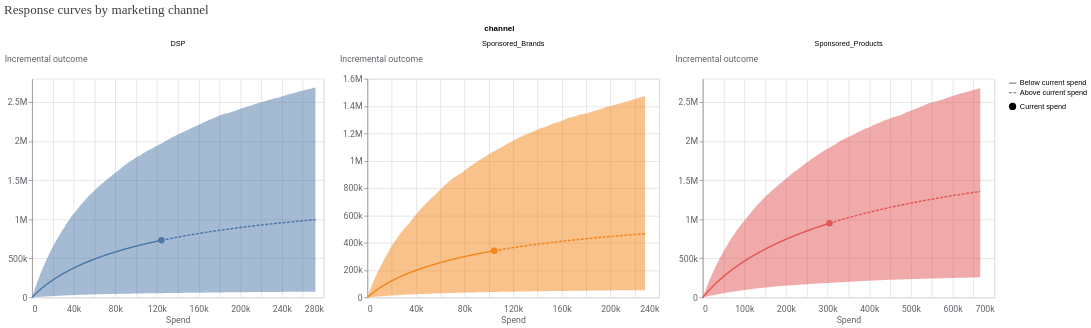

Notebook source saved alongside this figure:
### Code cell
from meridian.analysis import visualizer

# Response curves
media_effects = visualizer.MediaEffects(mmm)
fig = media_effects.plot_response_curves(
    plot_separately=True,
    include_ci=True
)
fig.show()

### Figure 1 — Vega-Lite specification as saved in the notebook (floating-point values rounded to 4 significant figures; data arrays with more than 128 entries replaced by an {"elided": "..."} marker saying what was removed)
{"config": {"view": {"continuousWidth": 300, "continuousHeight": 300}, "axis": {"labelColor": "#5F6368", "labelFont": "Roboto", "labelFontSize": 12, "titleColor": "#5F6368", "titleFont": "Roboto", "titleFontSize": 12, "titleFontWeight": "normal"}}, "data": {"name": "data-913703cf1cc8397a3423affaf51bddf5"}, "facet": {"field": "channel", "type": "nominal"}, "spec": {"layer": [{"mark": {"type": "line"}, "encoding": {"color": {"field": "channel", "type": "nominal"}, "strokeDash": {"field": "spend_level", "legend": {"title": null}, "sort": "descending", "type": "nominal"}, "x": {"axis": {"domainColor": "#DADCE0", "labelExpr": "replace(format(datum.value, '.3~s'), 'G', 'B')", "labelPadding": 10, "ticks": false}, "field": "spend", "title": "Spend", "type": "quantitative"}, "y": {"axis": {"labelExpr": "replace(format(datum.value, '.3~s'), 'G', 'B')", "titleAlign": "left", "titleAngle": 0, "titleY": -20}, "field": "mean", "title": "Incremental outcome", "type": "quantitative"}}, "transform": [{"calculate": "datum.spend_multiplier >= 1.0 ? \"Above current spend\" : \"Below current spend\"", "as": "spend_level"}]}, {"mark": {"type": "point", "filled": true, "opacity": 1, "size": 80}, "encoding": {"color": {"field": "channel", "type": "nominal"}, "shape": {"field": "current_spend", "legend": {"title": null}, "type": "nominal"}, "tooltip": [{"field": "spend", "type": "quantitative"}, {"field": "mean", "type": "quantitative"}], "x": {"axis": {"domainColor": "#DADCE0", "labelExpr": "replace(format(datum.value, '.3~s'), 'G', 'B')", "labelPadding": 10, "ticks": false}, "field": "spend", "title": "Spend", "type": "quantitative"}, "y": {"axis": {"labelExpr": "replace(format(datum.value, '.3~s'), 'G', 'B')", "titleAlign": "left", "titleAngle": 0, "titleY": -20}, "field": "mean", "title": "Incremental outcome", "type": "quantitative"}}, "transform": [{"calculate": "datum.spend_multiplier >= 1.0 ? \"Above current spend\" : \"Below current spend\"", "as": "spend_level"}, {"filter": "(datum.spend_multiplier === 1.0)"}]}, {"mark": {"type": "area", "opacity": 0.5}, "encoding": {"color": {"field": "channel", "legend": null, "type": "nominal"}, "x": {"field": "spend", "type": "quantitative"}, "y": {"field": "ci_lo", "type": "quantitative"}, "y2": {"field": "ci_hi"}}, "transform": [{"calculate": "datum.spend_multiplier >= 1.0 ? \"Above current spend\" : \"Below current spend\"", "as": "spend_level"}]}], "width": 400}, "columns": 3, "resolve": {"scale": {"x": "independent", "y": "independent"}}, "title": {"text": "Response curves by marketing channel ", "anchor": "start", "color": "#3C4043", "font": "Google Sans Display", "fontSize": 18, "fontWeight": "normal", "offset": 10}, "$schema": "https://vega.github.io/schema/vega-lite/v5.20.1.json", "datasets": {"data-913703cf1cc8397a3423affaf51bddf5": {"elided": "660 records"}}}
